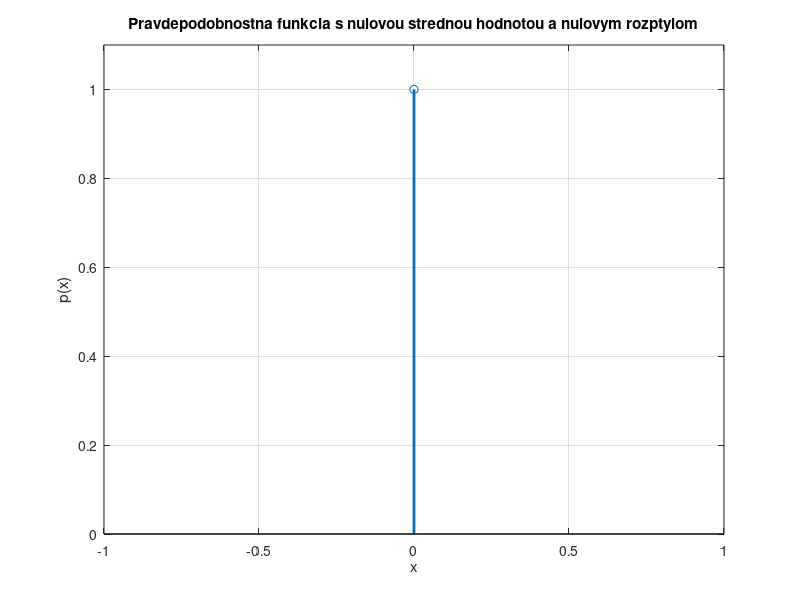
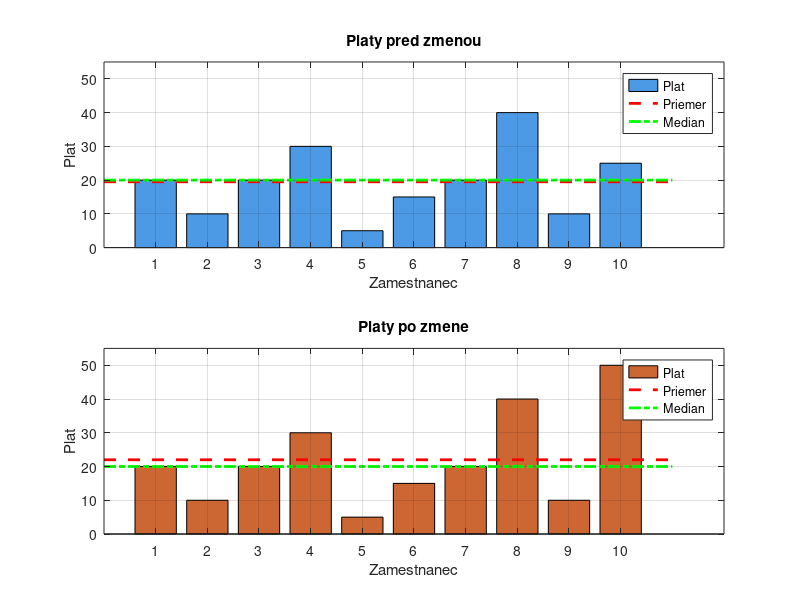
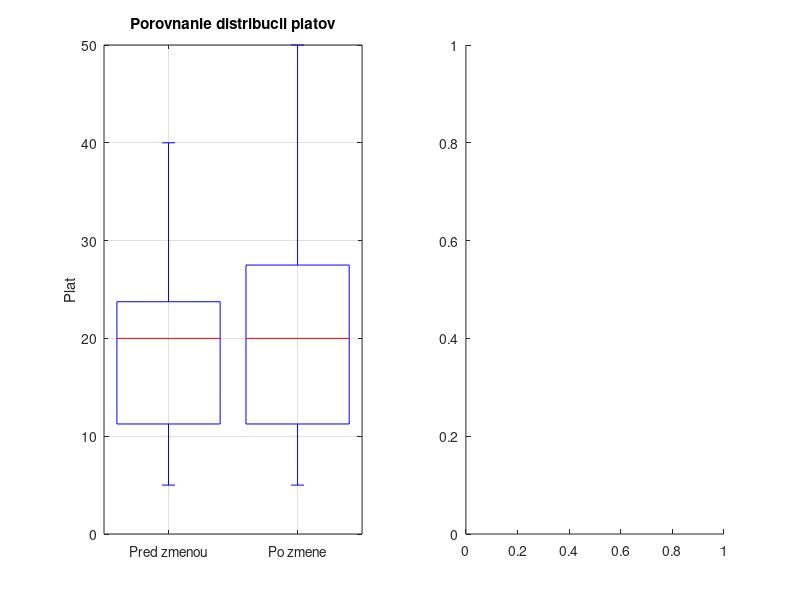

Source code (MATLAB) for these figures, in order: (Note: this script raises an error after producing the figures.)
%% Priklad 3: Diskretna nahodna premenna s nulovou strednou hodnotou a nulovym rozptylom
% Ako vyzera pravdepodobnostna funkcia diskretnej nahodnej veliciny,
% ktora ma nulovu strednu hodnotu a nulovy rozptyl?

fprintf('\nPriklad 3: Diskretna nahodna premenna s nulovou strednou hodnotou a nulovym rozptylom\n');

% Teoreticke riesenie:
% Nech X je diskretna nahodna premenna s hodnotami x_i a pravdepodobnostami p(x_i)
% Stredna hodnota: E(X) = sum(x_i * p(x_i)) = 0
% Rozptyl: Var(X) = E[(X - E(X))^2] = E[X^2] = sum(x_i^2 * p(x_i)) = 0
%
% Aby bol rozptyl nulovy, musi platit sum(x_i^2 * p(x_i)) = 0
% Pretoze x_i^2 >= 0 a p(x_i) > 0, jedina moznost aby suma bola 0 je, 
% ze pravdepodobnost p(x_i) = 0 pre vsetky x_i rozne od 0, alebo x_i = 0
% pre vsetky i s nenulovou pravdepodobnostou.
%
% Jedina moznost je teda, ze X = 0 s pravdepodobnostou 1 (degenerovania distribucuia)

fprintf('Pravdepodobnostna funkcia diskretnej nahodnej veliciny s nulovou strednou hodnotou\n');
fprintf('a nulovym rozptylom vyzera nasledovne:\n');
fprintf('p(0) = 1\n');
fprintf('p(x) = 0 pre vsetky x != 0\n\n');

% Demonstracia pomocou simulacie
x_values = [0];
p_values = [1];

% Vypocet strednej hodnoty a rozptylu na overenie
mean_value = sum(x_values .* p_values);
variance = sum((x_values - mean_value).^2 .* p_values);

fprintf('Overenie pomocou vypoctu:\n');
fprintf('Stredna hodnota: %.2f\n', mean_value);
fprintf('Rozptyl: %.2f\n', variance);

% Graficke znazornenie
figure;
stem(x_values, p_values, 'LineWidth', 2);
grid on;
title('Pravdepodobnostna funkcia s nulovou strednou hodnotou a nulovym rozptylom');
xlabel('x');
ylabel('p(x)');
xlim([-1, 1]);
ylim([0, 1.1]);

%% Priklad 4: Analyza platov
% Vypocet priemerneho a medianoveho platu pred a po zmene

fprintf('\nPriklad 4: Analyza platov\n');

% Platy pred zmenou
platy_pred = [20, 10, 20, 30, 5, 15, 20, 40, 10, 25];

% Platy po zmene (posledna hodnota zmenena z 25 na 50)
platy_po = [20, 10, 20, 30, 5, 15, 20, 40, 10, 50];

% Vypocet priemerneho platu
priemerny_plat_pred = mean(platy_pred);
priemerny_plat_po = mean(platy_po);

fprintf('Priemerny plat pred zmenou: %.1f\n', priemerny_plat_pred);
fprintf('Priemerny plat po zmene: %.1f\n', priemerny_plat_po);
fprintf('Rozdiel v priemernych platoch: %.1f\n', priemerny_plat_po - priemerny_plat_pred);

% Vypocet medianoveho platu
medianovy_plat_pred = median(platy_pred);
medianovy_plat_po = median(platy_po);

fprintf('Medianovy plat pred zmenou: %.1f\n', medianovy_plat_pred);
fprintf('Medianovy plat po zmene: %.1f\n', medianovy_plat_po);
fprintf('Rozdiel v medianovych platoch: %.1f\n', medianovy_plat_po - medianovy_plat_pred);

% Graficke porovnanie platov pred a po zmene
figure;

% Zobrazenie platov pred zmenou
subplot(2, 1, 1);
bar(platy_pred, 'FaceColor', [0.3 0.6 0.9]);
hold on;
line([0, 11], [priemerny_plat_pred, priemerny_plat_pred], 'Color', 'r', 'LineWidth', 2, 'LineStyle', '--');
line([0, 11], [medianovy_plat_pred, medianovy_plat_pred], 'Color', 'g', 'LineWidth', 2, 'LineStyle', '-.');
title('Platy pred zmenou');
xlabel('Zamestnanec');
ylabel('Plat');
legend('Plat', 'Priemer', 'Median', 'Location', 'best');
ylim([0, 55]);
grid on;

% Zobrazenie platov po zmene
subplot(2, 1, 2);
bar(platy_po, 'FaceColor', [0.8 0.4 0.2]);
hold on;
line([0, 11], [priemerny_plat_po, priemerny_plat_po], 'Color', 'r', 'LineWidth', 2, 'LineStyle', '--');
line([0, 11], [medianovy_plat_po, medianovy_plat_po], 'Color', 'g', 'LineWidth', 2, 'LineStyle', '-.');
title('Platy po zmene');
xlabel('Zamestnanec');
ylabel('Plat');
legend('Plat', 'Priemer', 'Median', 'Location', 'best');
ylim([0, 55]);
grid on;

% Porovnanie distribucii platov
figure;
subplot(1, 2, 1);
boxplot([platy_pred', platy_po'], 'Labels', {'Pred zmenou', 'Po zmene'});
title('Porovnanie distribucii platov');
ylabel('Plat');
grid on;

subplot(1, 2, 2);
histogram(platy_pred, 0:5:55, 'FaceColor', [0.3 0.6 0.9], 'FaceAlpha', 0.5);
hold on;
histogram(platy_po, 0:5:55, 'FaceColor', [0.8 0.4 0.2], 'FaceAlpha', 0.5);
title('Histogram platov');
xlabel('Plat');
ylabel('Pocet zamestnancov');
legend('Pred zmenou', 'Po zmene', 'Location', 'best');
grid on;

% Analyza vplyvu zmeny na statistiky
fprintf('\nAnalyza vplyvu zmeny:\n');
fprintf('Zmena jednej hodnoty z 25 na 50 zvysila priemer o %.1f jednotiek.\n', priemerny_plat_po - priemerny_plat_pred);
fprintf('To je %.1f%% narust priemerneho platu.\n', 100*(priemerny_plat_po/priemerny_plat_pred - 1));

if medianovy_plat_po ~= medianovy_plat_pred
    fprintf('Median sa zmenil o %.1f jednotiek.\n', medianovy_plat_po - medianovy_plat_pred);
    fprintf('To je %.1f%% narust medianoveho platu.\n', 100*(medianovy_plat_po/medianovy_plat_pred - 1));
else
    fprintf('Median sa nezmenil, co ukazuje, ze je robustnejsi voci odlahlejsim hodnotam.\n');
end

% Zaver
fprintf('\nZaver:\n');
fprintf('Tento priklad ilustruje, preco median moze byt vhodnejsou statistikou ako priemer\n');
fprintf('pri analyze platov. Median nie je tak citlivy na extremne hodnoty, zatial co\n');
fprintf('priemer moze byt vyrazne ovplyvneny niekolkymi vysokymi alebo nizkymi hodnotami.\n');